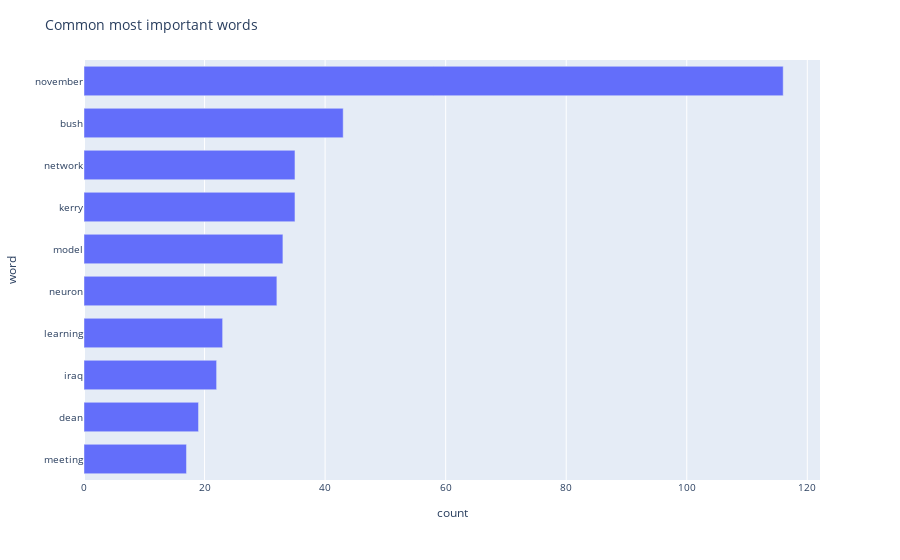

This figure's notebook cell:
### Code cell
word_counter = Counter(most_important_words)
counts = pd.DataFrame(word_counts.most_common(10), columns=['word', 'count'])
fig = px.bar(counts,orientation='h', y='word', x='count')
fig['layout']['yaxis']['autorange'] = "reversed"
fig.update_layout(bargap=0.30, font={'size':10}, title_text = "Common most important words")
fig.show()

### Figure 1 — Plotly figure (JSON) as saved in the notebook; plotly's stock layout.template omitted (floating-point values rounded to 4 significant figures)
{"data": [{"alignmentgroup": "True", "hovertemplate": "count=%{x}<br>word=%{y}<extra></extra>", "legendgroup": "", "marker": {"color": "#636efa", "pattern": {"shape": ""}}, "name": "", "offsetgroup": "", "orientation": "h", "showlegend": false, "textposition": "auto", "type": "bar", "x": [116, 43, 35, 35, 33, 32, 23, 22, 19, 17], "xaxis": "x", "y": ["november", "bush", "network", "kerry", "model", "neuron", "learning", "iraq", "dean", "meeting"], "yaxis": "y"}], "layout": {"bargap": 0.3, "barmode": "relative", "font": {"size": 10}, "legend": {"tracegroupgap": 0}, "margin": {"t": 60}, "title": {"text": "Common most important words"}, "xaxis": {"anchor": "y", "domain": [0, 1], "title": {"text": "count"}}, "yaxis": {"anchor": "x", "autorange": "reversed", "domain": [0, 1], "title": {"text": "word"}}}}
